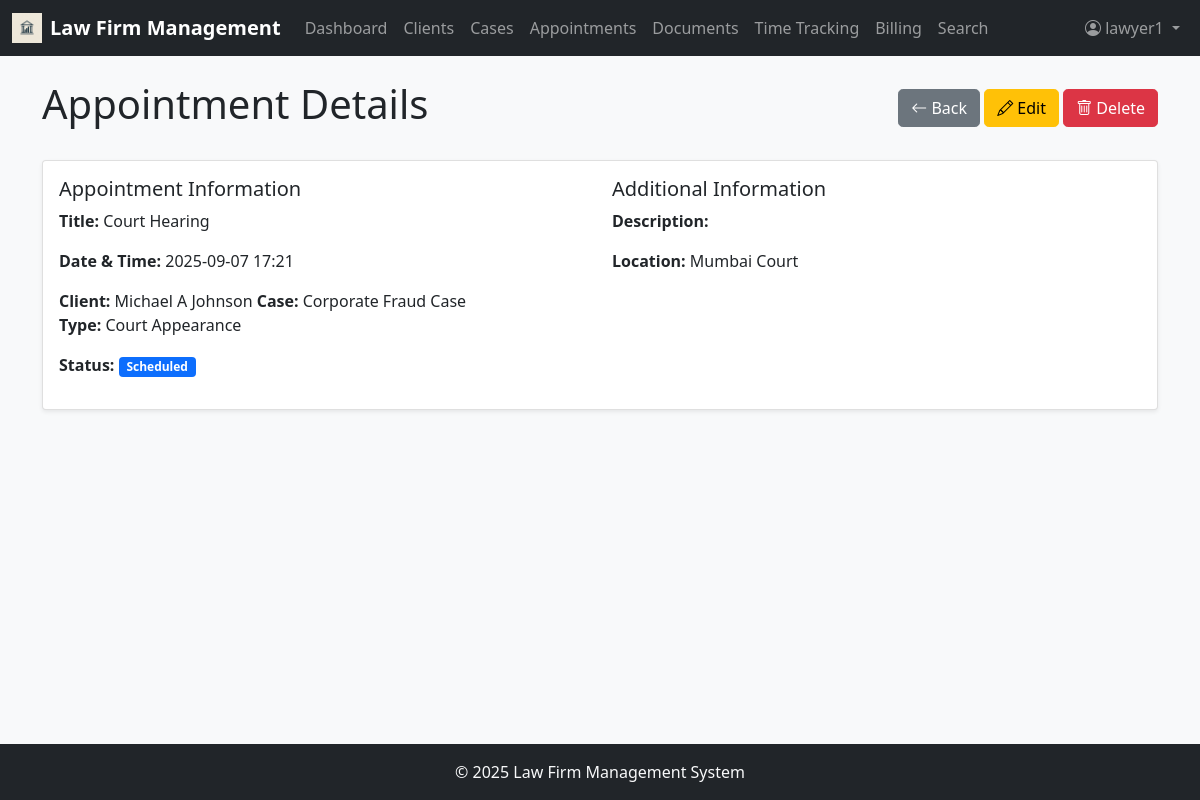
/appointments/1 (signed in), run on the app's committed database.
### app/models.py (models this page shows, shortened)
class User(UserMixin, db.Model):
    id = db.Column(db.Integer, primary_key=True)
    username = db.Column(db.String(64), index=True, unique=True)
    email = db.Column(db.String(120), index=True, unique=True)
    password_hash = db.Column(db.String(128))
    first_name = db.Column(db.String(64))
    last_name = db.Column(db.String(64))
    role = db.Column(db.String(20))  # 'admin' (full access to system; manage users, roles, permissions, clients, cases, billing, payments; approve/reject invoices/time entries; access analytics, financial reports, firm-wide dashboards; configure system settings (billing rates, document categories, practice areas); assign lawyers/staff to cases), 'lawyer' (manage own cases & clients; add/edit case details, appointments, documents, time entries; track billable hours; generate invoices (pending admin approval); search legal database, access case law, add citations to cases; communicate with clients via notes/messages; cannot create/remove other users), 'staff' (support role, limited permissions; schedule appointments; upload and manage documents (evidence, contracts); draft invoices (cannot approve/send); record time entries on behalf of lawyers (if permitted); cannot delete cases or clients; cannot assign users)
    hourly_rate = db.Column(db.Float)
    cases = db.relationship('Case', secondary=case_assignments, backref=db.backref('assigned_users', lazy='dynamic'))
    time_entries = db.relationship('TimeEntry', backref='user', lazy='dynamic')

class Appointment(db.Model):
    id = db.Column(db.Integer, primary_key=True)
    title = db.Column(db.String(128))
    start_time = db.Column(db.DateTime)
    end_time = db.Column(db.DateTime)
    location = db.Column(db.String(256))
    type = db.Column(db.String(64))  # Consultation, Meeting, Court Appearance, etc.
    status = db.Column(db.String(20))  # Scheduled, Completed, Canceled
    notes = db.Column(db.Text)
    client_id = db.Column(db.Integer, db.ForeignKey('client.id'))
    case_id = db.Column(db.Integer, db.ForeignKey('case.id'))
    user_id = db.Column(db.Integer, db.ForeignKey('user.id'))
    created_at = db.Column(db.DateTime, default=datetime.utcnow)

class Client(db.Model):
    id = db.Column(db.Integer, primary_key=True)
    first_name = db.Column(db.String(64))
    last_name = db.Column(db.String(64))
    email = db.Column(db.String(120))
    phone = db.Column(db.String(20))
    address = db.Column(db.String(256))
    company = db.Column(db.String(128))
    category = db.Column(db.String(64))
    notes = db.Column(db.Text)
    cases = db.relationship('Case', backref='client', lazy='dynamic')
    appointments = db.relationship('Appointment', backref='client', lazy='dynamic')
    documents = db.relationship('Document', backref='client', lazy='dynamic')

class Case(db.Model):
    id = db.Column(db.Integer, primary_key=True)
    case_number = db.Column(db.String(20), unique=True)
    title = db.Column(db.String(128))
    description = db.Column(db.Text)
    status = db.Column(db.String(20))  # Open, In Progress, On Hold, Closed, Archived
    priority = db.Column(db.String(20))  # Low, Medium, High, Urgent
    practice_area = db.Column(db.String(64))
    case_type = db.Column(db.String(64))
    budget = db.Column(db.Float)
    client_id = db.Column(db.Integer, db.ForeignKey('client.id'))
    appointments = db.relationship('Appointment', backref='case', lazy='dynamic')
    documents = db.relationship('Document', backref='case', lazy='dynamic')
    time_entries = db.relationship('TimeEntry', backref='case', lazy='dynamic')
    invoices = db.relationship('Invoice', backref='case', lazy='dynamic')
    created_at = db.Column(db.DateTime, default=datetime.utcnow)
    updated_at = db.Column(db.DateTime, default=datetime.utcnow, onupdate=datetime.utcnow)

### app/routes.py (the view)
@app.route('/appointments/<int:id>', methods=['GET'])
@login_required
@role_required(['admin', 'lawyer', 'staff'])
def appointment_detail(id):
    appointment = Appointment.query.get_or_404(id)
    return render_template('appointment_detail.html', appointment=appointment)

### app/__init__.py (called while the page is built)
@login.user_loader
def load_user(id):
    return User.query.get(int(id))

### app/routes.py (called while the page is built)
def role_required(allowed_roles):
    def decorator(f):
        @wraps(f)
        def decorated_function(*args, **kwargs):
            if current_user.is_anonymous or current_user.role not in allowed_roles:
                flash('You do not have permission to access this page.')
                return redirect(url_for('dashboard')) # Redirect to dashboard or login
            return f(*args, **kwargs)
        return decorated_function
    return decorator

### app/templates/appointment_detail.html (shortened to what this page needs)
{% extends "base.html" %}
{% block content %}
<div class="d-flex justify-content-between align-items-center mb-4">
    <h1>Appointment Details</h1>
    <div>
        <a href="{{ request.referrer or url_for('appointments') }}" class="btn btn-secondary">
            <i class="bi bi-arrow-left"></i> Back
        </a>
        <a href="{{ url_for('edit_appointment', id=appointment.id) }}" class="btn btn-warning">
            <i class="bi bi-pencil"></i> Edit
        </a>
        <button type="button" class="btn btn-danger" onclick="confirmDelete({{ appointment.id }})">
            <i class="bi bi-trash"></i> Delete
        </button>
    </div>
</div>
<div class="card mb-4">
    <div class="card-body">
        <div class="row">
            <div class="col-md-6">
                <h5>Appointment Information</h5>
                <p><strong>Title:</strong> {{ appointment.title }}</p>
                <p><strong>Date & Time:</strong> {{ appointment.start_time.strftime('%Y-%m-%d %H:%M') }}</p>
                <td><strong>Client:</strong> {{ appointment.client.first_name }} {{ appointment.client.last_name }}</td>
                <td><strong>Case:</strong> {{ appointment.case.title if appointment.case else '-' }}</td>
                <p><strong>Type:</strong> {{ appointment.type }}</p>
                <p><strong>Status:</strong>
                    {% if appointment.status == 'Scheduled' %}
                        <span class="badge bg-primary">{{ appointment.status }}</span>
                    {% elif appointment.status == 'Completed' %}
                        <span class="badge bg-success">{{ appointment.status }}</span>
                    {% else %}
                        <span class="badge bg-danger">{{ appointment.status }}</span>
                    {% endif %}
                </p>
            </div>
            <div class="col-md-6">
                <h5>Additional Information</h5>
                <p><strong>Description:</strong> {{ appointment.description }}</p>
                <p><strong>Location:</strong> {{ appointment.location }}</p>
            </div>
        </div>
    </div>
</div>
{% endblock %}

### app/templates/base.html (shortened to what this page needs)
<!DOCTYPE html>
<html lang="en">
  <head>
    <link
      href="https://cdn.jsdelivr.net/npm/bootstrap@5.1.3/dist/css/bootstrap.min.css"
      rel="stylesheet"
    />
    <link
      rel="stylesheet"
      href="https://cdn.jsdelivr.net/npm/bootstrap-icons@1.8.1/font/bootstrap-icons.css"
    />
    <link
      href="{{ url_for('static', filename='css/style.css') }}"
      rel="stylesheet"
    />
  </head>
  <body class="d-flex flex-column min-vh-100">
    <nav class="navbar navbar-expand-lg navbar-dark bg-dark">
      <div class="container-fluid">
        <a
          class="navbar-brand d-flex align-items-center"
          href="{{ url_for('dashboard') }}"
        >
          <img
            src="{{ url_for('static', filename='images/lawfirm-logo.jpg') }}"
            alt="Logo"
            width="30"
            height="30"
            class="d-inline-block align-text-top me-2"
          />
          Law Firm Management
        </a>
        <div class="collapse navbar-collapse" id="navbarNav">
          <ul class="navbar-nav me-auto">
            <li class="nav-item">
              <a
                class="nav-link {% if request.endpoint == 'dashboard' %}active{% endif %}"
                href="{{ url_for('dashboard') }}"
              >
                Dashboard
              </a>
            </li>
            <li class="nav-item">
              <a
                class="nav-link {% if request.endpoint == 'clients' %}active{% endif %}"
                href="{{ url_for('clients') }}"
              >
                Clients
              </a>
            </li>
            <li class="nav-item">
              <a
                class="nav-link {% if request.endpoint == 'cases' %}active{% endif %}"
                href="{{ url_for('cases') }}"
              >
                Cases
              </a>
            </li>
            <li class="nav-item">
              <a
                class="nav-link {% if request.endpoint == 'appointments' %}active{% endif %}"
                href="{{ url_for('appointments') }}"
              >
                Appointments
              </a>
            </li>
            <li class="nav-item">
              <a
                class="nav-link {% if request.endpoint == 'documents' %}active{% endif %}"
                href="{{ url_for('documents') }}"
              >
                Documents
              </a>
            </li>
            <li class="nav-item">
              <a
                class="nav-link {% if request.endpoint == 'time_tracking' %}active{% endif %}"
                href="{{ url_for('time_tracking') }}"
              >
                Time Tracking
              </a>
            </li>
            <li class="nav-item">
              <a
                class="nav-link {% if request.endpoint == 'billing' %}active{% endif %}"
                href="{{ url_for('billing') }}"
              >
                Billing
              </a>
            </li>
            <li class="nav-item">
              <a
                class="nav-link {% if request.endpoint == 'search' %}active{% endif %}"
                href="{{ url_for('search') }}"
              >
                Search
              </a>
            </li>
          </ul>
          <ul class="navbar-nav">
            {% if current_user.is_anonymous %}
            <li class="nav-item">
              <a class="nav-link" href="{{ url_for('login') }}">Login</a>
            </li>
            {% else %}
            <li class="nav-item dropdown">
              <a
                class="nav-link dropdown-toggle"
                href="#"
                id="navbarDropdown"
                role="button"
                data-bs-toggle="dropdown"
              >
                <i class="bi bi-person-circle"></i> {{ current_user.username }}
              </a>
            </li>
            {% endif %}
          </ul>
        </div>
      </div>
    </nav>
    <main class="flex-grow-1 container mt-4">
       {% block content %}{% endblock %}
    </main>
    <footer class="footer mt-auto py-3 bg-dark text-light">
      <div class="container text-center">
        <span>© <span id="year"></span> Law Firm Management System</span>
      </div>
    </footer>
  </body>
</html>

### app/static/css/style.css (style rules this page uses)
body { font-family: 'Segoe UI', Tahoma, Geneva, Verdana, sans-serif; background-color: #f8f9fa; }
.footer { margin-top: auto; padding: 1rem 0; background-color: #343a40; color: #fff; }
.card { box-shadow: 0 0.125rem 0.25rem rgba(0, 0, 0, 0.075); border: 1px solid rgba(0, 0, 0, 0.125); }
.badge { font-size: 0.75em; }
.navbar-brand { font-weight: bold; }
.btn { border-radius: 0.3rem; }

### data on the page
User: username "lawyer1"
Appointment: title "Court Hearing", start_time "2025-09-07 17:21", type "Court Appearance", status "Scheduled", location "Mumbai Court"
Client: client.first_name "Michael A", client.last_name "Johnson"
Case: case "Corporate Fraud Case"
